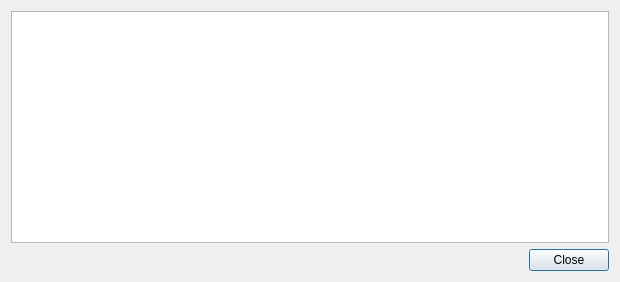
<?xml version="1.0" encoding="UTF-8"?>
<ui version="4.0">
 <class>TransactionDescDialog</class>
 <widget class="QDialog" name="TransactionDescDialog">
  <property name="geometry">
   <rect>
    <x>0</x>
    <y>0</y>
    <width>620</width>
    <height>282</height>
   </rect>
  </property>
  <property name="windowTitle">
   <string>Transaction details</string>
  </property>
  <property name="styleSheet">
   <string notr="true">QProgressBar {
        background-color: #333333;
        border-radius: 6px;
        text-align: center;
        color: white;
}

QProgressBar::chunk {
        background: QLinearGradient(x1: 0, y1: 0, x2: 1, y2: 0, stop: 0 #AEC6CF, stop: 1 #AEC6FF);
        border-radius: 6px; margin: 0px;
}

QScrollArea {
        border-radius: 6px;
        border-width: 0;
        border-style: none;
        padding: 8px;
        background-color: #111;
        color: white;
}

QSpinBox {
        border-radius: 4px;
        border-width: 0;
        border-style: none;
        padding: 8px;
        background-color: #111;
        color: white;
}

QVBoxLayout {
        border-radius: 6px;
        border-width: 0;
        border-style: none;
        padding: 8px;
        background-color: #111;
        color: white;
}

QDialog, QMainWindow, QFrame {
        color: white;
        background-color: #333333;
        border: none;
}

QMenu {
        background-color: #333333; color: white;
}

QLabel {
        background-color: transparent;
}

QCheckBox {
        border-radius: 2px;
        border-width: 0;
        border-style: none;
        padding: 3px;
        background-color: #111;
        color: white;
}

QFrame#central { background-color: #333333; border: none }
QFrame#frame, QFrame#frame_2, QFrame#frame_3 {
        background-color: #333333;
        border-style: plain;
        border-width: 20px;
        border-radius: 15px;
        border-color: #111;
        min-width: 10em;
        padding: 6px;
}
QLabel[openExternalLinks=true], QHeaderView { color: #aaaaaa }
QLabel[openExternalLinks=false] { color: white; font-weight: normal }
QPushButton, QToolButton {
        border: 4px solid #111;
        border-radius: 7px;
        background-color: #111;
        color: white;
        padding: 6px;
        margin: 6px;
}
QPushButton:pressed, QToolButton:checked {
        color: #AEC6CF;
}
QPushButton:pressed, QToolButton:pressed {
        border-color: #AEC6DF;
        color: #AEC6DF;
}
QPushButton:disabled, QToolButton:disabled {
        color: #444;
        background-color: #222;
}


#scrollAreaWidgetContents QToolButton {
        border-radius: 8px;
        border-width: 0px;
}

/* the background-color is overridden to transparent for mac os x
   due to the entire toolbar area not being drawable in a regular
   QMainWindow
*/
QToolBar { background: #333333; border: 0px solid black; padding: 3px; }

QToolBar::handle { image: url(handle.png); }
QStatusBar { background: #333333; }
QMenuBar { background: #333333; }
QMenuBar::item { background: #333333; color: white; }

#scrollAreaWidgetContents { background: #222 }
#scrollAreaWidgetContents &gt; QFrame { background-color: #222; border-width: 0px; border-style: none; }

QLineEdit {
        border-radius: 6px;
        border-width: 2px;
        border-color: #222;
        padding: 8px;
        background-color: #111;
        color: white;
}

QComboBox {
        border-radius: 6px;
        border-width: 0;
        border-style: none;
        padding: 8px;
        background-color: #111;
        color: white;
}

QComboBox::drop-down {
        border-width: 0;
        border-style: none;
        background-color: #111;
        color: white;
}

QTableView {
        background: #111;
        color: white;
        border-style: none;
        selection-background-color: #aaaaaa;
    alternate-background-color: #222;
        selection-color: #111;
        border: 0px solid black;
}

QHeaderView { color: #aaaaaa; background-color: #111; background-image: none; }
QHeaderView::section { color: #aaaaaa; background-color: #222; }
QHeaderView::section:checked { background-color: #111; }

QTabWidget {
        background: #111;
}

 QTabWidget::pane {
     border-top: 2px solid #111;
     border: 4px solid #111;
     border-bottom-left-radius: 8px;
     border-bottom-right-radius: 8px;
     border-top-right-radius: 8px;
        background: #111;
 }

 QTabWidget::tab-bar {
     left: 5px; /* move to the right by 5px */
 }

 /* Style the tab using the tab sub-control. Note that
     it reads QTabBar _not_ QTabWidget */
 QTabBar::tab {
     background: #111;
     border: 4px solid #222;
     border-bottom-color: #111; /* same as the pane color */
     border-top-left-radius: 4px;
     border-top-right-radius: 4px;
     min-width: 8ex;
     padding: 4px;
     color: #888;
 }

 QTabBar::tab:selected, QTabBar::tab:hover {
     color: #aaaaaa
 }

 QTabBar::tab:selected {
     border-color: #111; /* same as pane color */
     border-top-color: #aaaaaa;
 }

 QTabBar::tab:!selected {
     margin-top: 2px; /* make non-selected tabs look smaller */
 }

 /* make use of negative margins for overlapping tabs */
 QTabBar::tab:selected {
     /* expand/overlap to the left and right by 4px */
     margin-left: -4px;
     margin-right: -4px;
 }

 QTabBar::tab:first:selected {
     margin-left: 0; /* the first selected tab has nothing to overlap with on the left */
 }

 QTabBar::tab:last:selected {
     margin-right: 0; /* the last selected tab has nothing to overlap with on the right */
 }

 QTabBar::tab:only-one {
     margin: 0; /* if there is only one tab, we don't want overlapping margins */
 }


</string>
  </property>
  <layout class="QVBoxLayout" name="verticalLayout">
   <item>
    <widget class="QTextEdit" name="detailText">
     <property name="toolTip">
      <string>This pane shows a detailed description of the transaction</string>
     </property>
     <property name="readOnly">
      <bool>true</bool>
     </property>
    </widget>
   </item>
   <item>
    <widget class="QDialogButtonBox" name="buttonBox">
     <property name="orientation">
      <enum>Qt::Horizontal</enum>
     </property>
     <property name="standardButtons">
      <set>QDialogButtonBox::Close</set>
     </property>
    </widget>
   </item>
  </layout>
 </widget>
 <resources/>
 <connections>
  <connection>
   <sender>buttonBox</sender>
   <signal>accepted()</signal>
   <receiver>TransactionDescDialog</receiver>
   <slot>accept()</slot>
   <hints>
    <hint type="sourcelabel">
     <x>248</x>
     <y>254</y>
    </hint>
    <hint type="destinationlabel">
     <x>157</x>
     <y>274</y>
    </hint>
   </hints>
  </connection>
  <connection>
   <sender>buttonBox</sender>
   <signal>rejected()</signal>
   <receiver>TransactionDescDialog</receiver>
   <slot>reject()</slot>
   <hints>
    <hint type="sourcelabel">
     <x>316</x>
     <y>260</y>
    </hint>
    <hint type="destinationlabel">
     <x>286</x>
     <y>274</y>
    </hint>
   </hints>
  </connection>
 </connections>
</ui>
